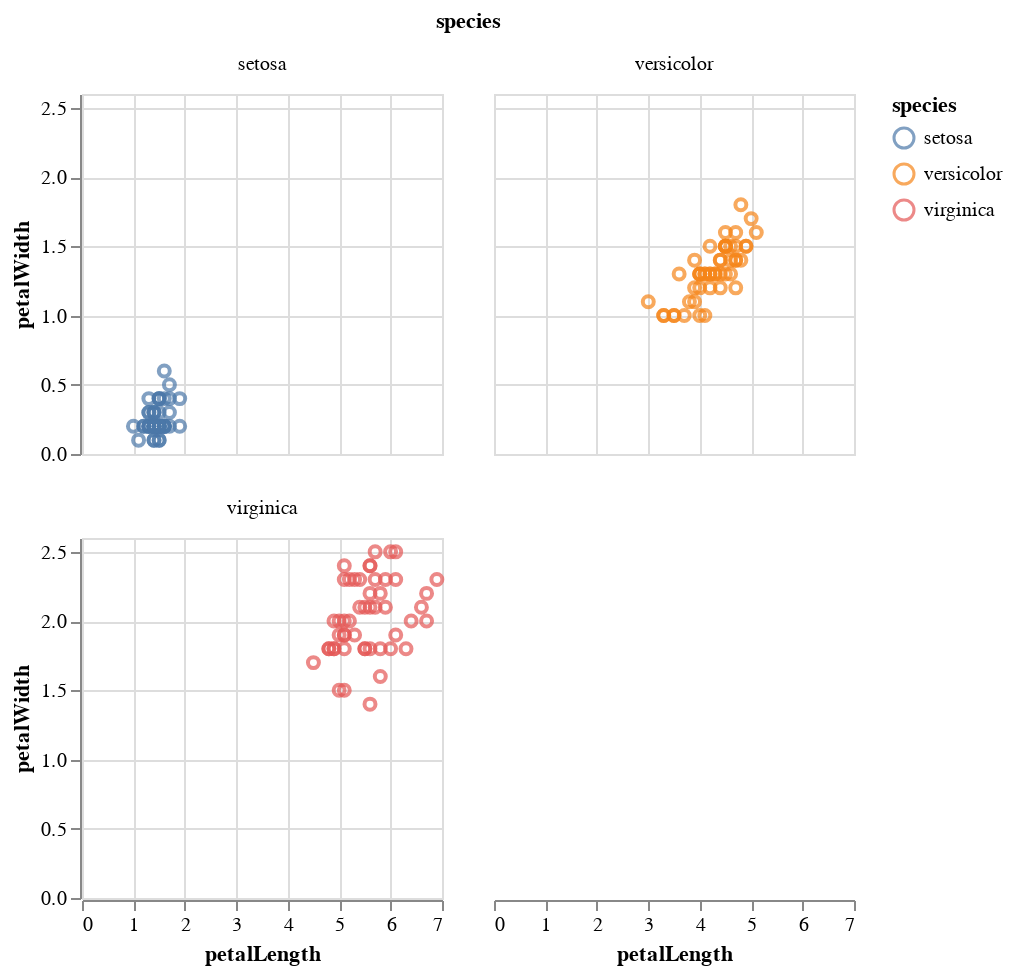

Notebook cell for this chart:
### Markdown cell above
Alternatively, the same chart can be specified with the facet as an encoding:

### Code cell
alt.Chart(iris).mark_point().encode(
    x='petalLength:Q',
    y='petalWidth:Q',
    color='species:N',
    facet=alt.Facet('species:N', columns=2)
).properties(
    width=180,
    height=180,
)

### Figure 1 — Vega-Lite specification as saved in the notebook (floating-point values rounded to 4 significant figures; data arrays with more than 128 entries replaced by an {"elided": "..."} marker saying what was removed)
{"config": {"view": {"continuousWidth": 400, "continuousHeight": 300}}, "data": {"name": "data-a264acbd6e539a8b3afc0cb5f240fb57"}, "mark": "point", "encoding": {"color": {"type": "nominal", "field": "species"}, "facet": {"type": "nominal", "columns": 2, "field": "species"}, "x": {"type": "quantitative", "field": "petalLength"}, "y": {"type": "quantitative", "field": "petalWidth"}}, "height": 180, "width": 180, "$schema": "https://vega.github.io/schema/vega-lite/v4.8.1.json", "datasets": {"data-a264acbd6e539a8b3afc0cb5f240fb57": {"elided": "150 records"}}}
